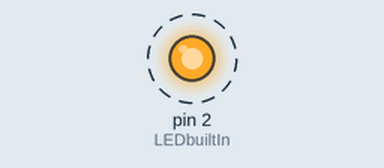
Recording of a sketch running on a simulated Arduino Uno, built with avr-gcc and run on an emulated ATmega328P. Parts: output pins drawn as LEDs (lit = HIGH). Dashed ring = blinking. What the sketch prints to the serial monitor is not drawn.

Above: at 0.3 s.
Timing chart, 0 to 3.0 s (numbered marks = the images above):
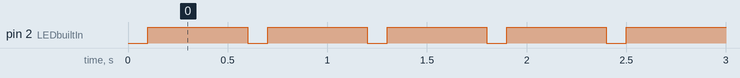

Measured:
- by itself, pin 2 (LEDbuiltIn): alternates HIGH for 0.50 s and LOW for 0.10 s

The sketch:

helloWorld.ino
```cpp
// test LED and serial connection

const int LEDbuiltIn = 2;

void setup() {
  // put your setup code here, to run once:
  // connect to UART port
  // in windows device manager, make sure it says silicon labs CP210x
  Serial.begin(9600);
  Serial.println("Hello World!");
  pinMode(LEDbuiltIn, OUTPUT);
}

void loop() {
  // put your main code here, to run repeatedly:

  digitalWrite(LEDbuiltIn, LOW); // Turn the LED on
  delay(100);                      // Wait for 1 second
  digitalWrite(LEDbuiltIn, HIGH);  // Turn the LED off
  delay(500);                      // Wait for 1 second
}
```
